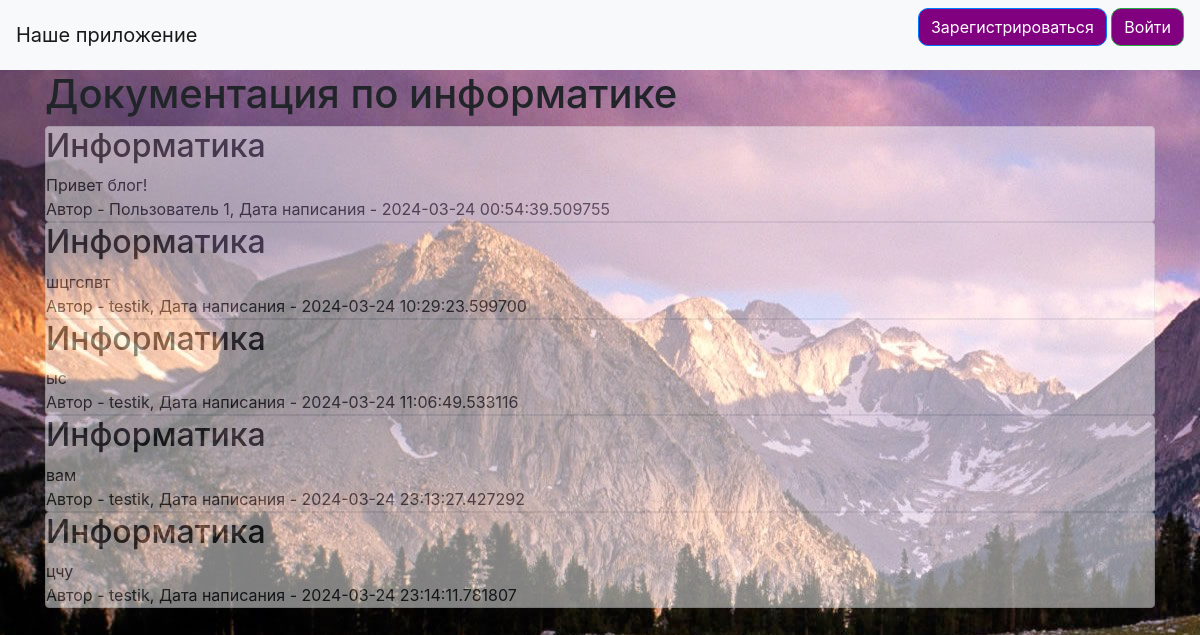
The page /ict.html on the database as committed earlier.
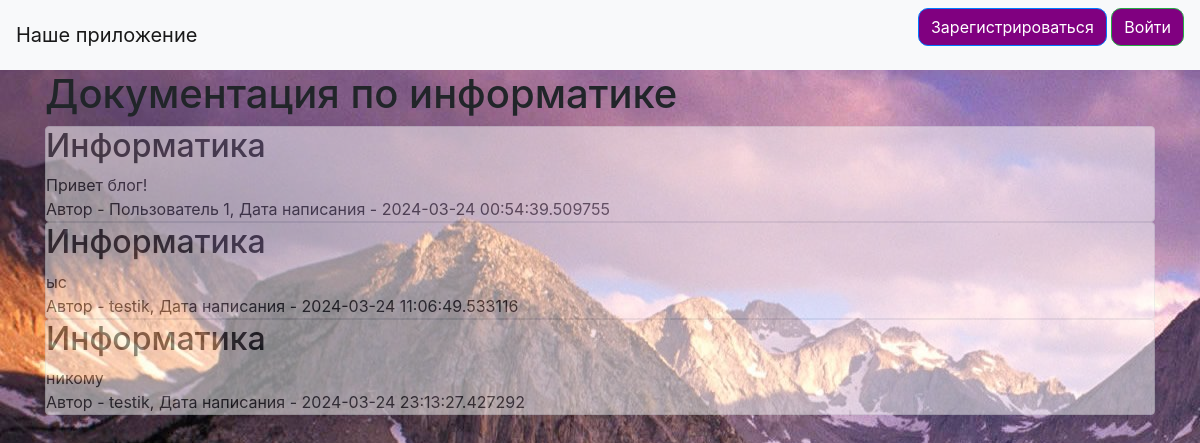
The same page on the database as committed later.
### data/news.py (models this page shows)
class News(SqlAlchemyBase):
    __tablename__ = 'news'
    id = sqlalchemy.Column(sqlalchemy.Integer,
                           primary_key=True, autoincrement=True)
    title = sqlalchemy.Column(sqlalchemy.String, nullable=True)
    content = sqlalchemy.Column(sqlalchemy.String, nullable=True)
    created_date = sqlalchemy.Column(sqlalchemy.DateTime,
                                     default=datetime.datetime.now)
    is_private = sqlalchemy.Column(sqlalchemy.Boolean, default=True)
    user_id = sqlalchemy.Column(sqlalchemy.Integer,
                                sqlalchemy.ForeignKey("users.id"))
    user = orm.relationship('User')

### data/users.py (models this page shows, shortened)
class User(SqlAlchemyBase, UserMixin):
    __tablename__ = 'users'
    id = sqlalchemy.Column(sqlalchemy.Integer,
                           primary_key=True, autoincrement=True)
    name = sqlalchemy.Column(sqlalchemy.String, nullable=True)
    about = sqlalchemy.Column(sqlalchemy.String, nullable=True)
    email = sqlalchemy.Column(sqlalchemy.String,
                              index=True, unique=True, nullable=True)
    hashed_password = sqlalchemy.Column(sqlalchemy.String, nullable=True)
    created_date = sqlalchemy.Column(sqlalchemy.DateTime,
                                     default=datetime.datetime.now)
    news = orm.relationship("News", back_populates='user')

### main.py (the view)
@app.route("/ict.html")
def ict():
    db_sess = db_session.create_session()
    news = db_sess.query(News).filter(News.title == 'Информатика')
    return render_template("ict.html", news=news, title='ICT Documentation')

### data/db_session.py (called while the page is built)
def create_session() -> Session:
    global __factory
    return __factory()

### templates/ict.html (shortened to what this page needs)
{% extends "base.html" %}
{% block content %}
<h1>Документация по информатике</h1>
{% for item in news%}
<div class="col-md6 border rounded" style="background-color: white; opacity: .5;">
    <h2>{{item.title}}</h2>
    <div>
        {{item.content}}
    </div>
    <div>
        Автор - {{item.user.name}}, Дата написания - {{item.created_date}}
    </div>
</div>
{% endfor %}
{% endblock %}

### templates/base.html (shortened to what this page needs)
<!doctype html>
<html lang="en">
<head>
    <link rel="stylesheet"
          href="https://stackpath.bootstrapcdn.com/bootstrap/4.4.1/css/bootstrap.min.css"
>
    <link rel="stylesheet" href="static/css/style.css">
</head>
<body style="background-image: url(static/img/backreg.jpg)">
<header>
    <nav class="navbar navbar-light bg-light">
        <a class="navbar-brand" href="index.html">Наше приложение</a>
        {% if current_user.is_authenticated %}
    <a class="navbar-brand" href="/logout">{{ current_user.name }}</a>
{% else %}
    <p>
        <a class="btn btn-primary " href="/register">Зарегистрироваться</a>
        <a class="btn btn-success" href="/login">Войти</a>
    </p>
{% endif %}
    </nav>
</header>
<main role="main" class="container">
    {% block content %}{% endblock %}
</main>
</body>
</html>

### static/css/style.css (style rules this page uses)
.btn { background-color: purple; border-radius: 10px; transition: 0.7s; }

Rows that differ between the two databases and show on the page:
no longer on this page (row edited): News: title "Информатика", content "шцгспвт", user.name "testik", created_date "2024-03-24 10:29:23.599700"
removed News: title "Информатика", content "цчу", user.name "testik", created_date "2024-03-24 23:14:11.781807"
changed News: content "вам" → "никому"
